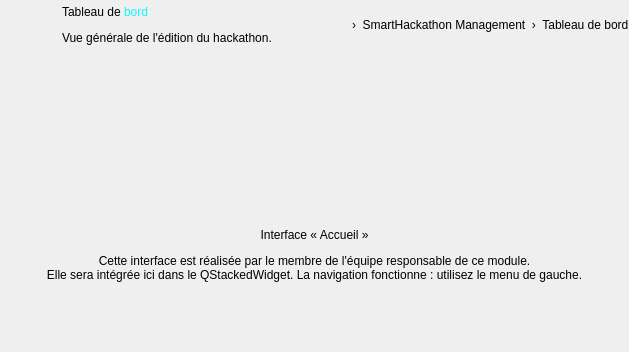
<widget class="QWidget" name="pageAccueil"><layout class="QVBoxLayout" name="layoutPageAccueil"><property name="leftMargin"><number>0</number></property><property name="topMargin"><number>0</number></property><property name="rightMargin"><number>0</number></property><property name="bottomMargin"><number>0</number></property><property name="spacing"><number>12</number></property><item><layout class="QHBoxLayout" name="layoutTitleAccueil"><property name="spacing"><number>12</number></property><item><widget class="QLabel" name="labelTitleIconAccueil"><property name="pixmap"><pixmap resource="resources.qrc">:/icons/ti_home.png</pixmap></property><property name="scaledContents"><bool>true</bool></property><property name="minimumSize"><size><width>50</width><height>50</height></size></property><property name="maximumSize"><size><width>50</width><height>50</height></size></property></widget></item><item><layout class="QVBoxLayout" name="layoutTitleTxtAccueil"><property name="spacing"><number>0</number></property><item><widget class="QLabel" name="labelTitleAccueil"><property name="text"><string>Tableau de &lt;span style=&quot;color:#0BF8F6;&quot;&gt;bord&lt;/span&gt;</string></property><property name="textFormat"><enum>Qt::RichText</enum></property><property name="pageTitle" stdset="0"><bool>true</bool></property></widget></item><item><widget class="QLabel" name="labelSubtitleAccueil"><property name="text"><string>Vue générale de l'édition du hackathon.</string></property><property name="pageSub" stdset="0"><bool>true</bool></property></widget></item></layout></item><item><spacer name="spTitleAccueil"><property name="orientation"><enum>Qt::Horizontal</enum></property><property name="sizeHint" stdset="0"><size><width>40</width><height>10</height></size></property></spacer></item><item><widget class="QLabel" name="labelHomeIconAccueil"><property name="pixmap"><pixmap resource="resources.qrc">:/icons/home_c.png</pixmap></property><property name="scaledContents"><bool>true</bool></property><property name="minimumSize"><size><width>16</width><height>16</height></size></property><property name="maximumSize"><size><width>16</width><height>16</height></size></property></widget></item><item><widget class="QLabel" name="labelBreadcrumbAccueil"><property name="text"><string>›  SmartHackathon Management  ›  Tableau de bord</string></property><property name="pageSub" stdset="0"><bool>true</bool></property></widget></item></layout></item><item><widget class="QFrame" name="framePlaceholderAccueil"><property name="card" stdset="0"><bool>true</bool></property><layout class="QVBoxLayout" name="layoutPhAccueil"><property name="leftMargin"><number>30</number></property><property name="topMargin"><number>30</number></property><property name="rightMargin"><number>30</number></property><property name="bottomMargin"><number>30</number></property><property name="spacing"><number>12</number></property><item><spacer name="spPhTAccueil"><property name="orientation"><enum>Qt::Vertical</enum></property><property name="sizeHint" stdset="0"><size><width>20</width><height>40</height></size></property></spacer></item><item alignment="Qt::AlignHCenter"><widget class="QLabel" name="labelPhIconAccueil"><property name="pixmap"><pixmap resource="resources.qrc">:/icons/ti_home.png</pixmap></property><property name="scaledContents"><bool>true</bool></property><property name="minimumSize"><size><width>84</width><height>84</height></size></property><property name="maximumSize"><size><width>84</width><height>84</height></size></property></widget></item><item><widget class="QLabel" name="labelPhTitleAccueil"><property name="text"><string>Interface « Accueil »</string></property><property name="phTitle" stdset="0"><bool>true</bool></property><property name="alignment"><set>Qt::AlignCenter</set></property></widget></item><item><widget class="QLabel" name="labelPhTextAccueil"><property name="text"><string>Cette interface est réalisée par le membre de l'équipe responsable de ce module.
Elle sera intégrée ici dans le QStackedWidget. La navigation fonctionne : utilisez le menu de gauche.</string></property><property name="phText" stdset="0"><bool>true</bool></property><property name="alignment"><set>Qt::AlignCenter</set></property></widget></item><item><spacer name="spPhBAccueil"><property name="orientation"><enum>Qt::Vertical</enum></property><property name="sizeHint" stdset="0"><size><width>20</width><height>40</height></size></property></spacer></item></layout></widget></item></layout></widget>
